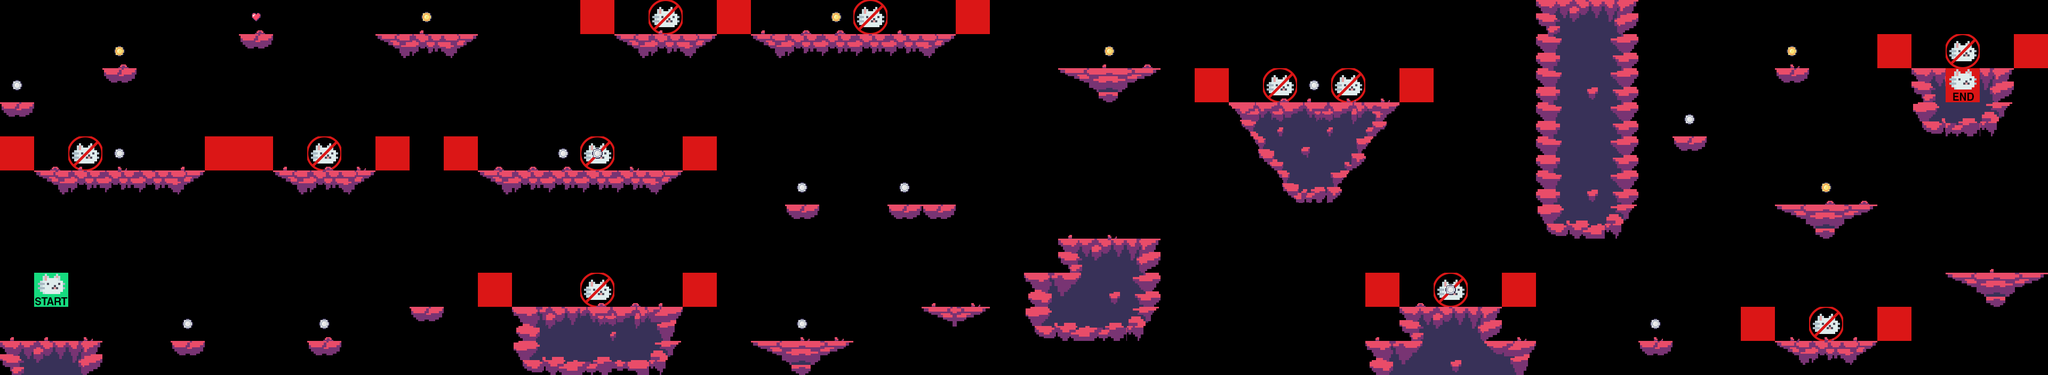

A 2D game scene composited from a Tiled map and its tileset images. What follows is a short description and the map's XML, with each tile layer's data collapsed to a summary:
An orthogonal 60x11 tile map with 64x64 px tiles, 7 tile layers (terrain, nheart, player, enemy, ...), 6 tilesets.

<map version="1.10" tiledversion="1.10.1" orientation="orthogonal" renderorder="right-down" width="60" height="11" tilewidth="64" tileheight="64" infinite="0" nextlayerid="8" nextobjectid="1">
 <editorsettings>
  <export target="../4/level_4.csv" format="csv" />
 </editorsettings>
 <tileset firstgid="1" source="../tilesets/tileset_lava.tsx" />
 <tileset firstgid="51" source="../tilesets/setup_tiles.tsx" />
 <tileset firstgid="53" source="../tilesets/enemy_setup_tiles.tsx" />
 <tileset firstgid="55" source="../tilesets/deco.tsx" />
 <tileset firstgid="85" source="../tilesets/coin_tiles.tsx" />
 <tileset firstgid="87" source="../tilesets/hearts_tileset.tsx" />
 <layer id="1" name="terrain" width="60" height="11">
  <data>[660 cells, 127 non-empty, 36 distinct tile ids]</data>
 </layer>
 <layer id="7" name="nheart" width="60" height="11">
  <data>[660 cells, 1 non-empty, 1 distinct tile ids]</data>
 </layer>
 <layer id="2" name="player" width="60" height="11">
  <data>[660 cells, 2 non-empty, 2 distinct tile ids]</data>
 </layer>
 <layer id="3" name="enemy" width="60" height="11">
  <data>[660 cells, 11 non-empty, 1 distinct tile ids]</data>
 </layer>
 <layer id="4" name="constraints" width="60" height="11">
  <data>[660 cells, 19 non-empty, 1 distinct tile ids]</data>
 </layer>
 <layer id="5" name="deco" width="60" height="11">
  <data>[660 cells, 49 non-empty, 3 distinct tile ids]</data>
 </layer>
 <layer id="6" name="coins" width="60" height="11">
  <data>[660 cells, 19 non-empty, 2 distinct tile ids]</data>
 </layer>
</map>
